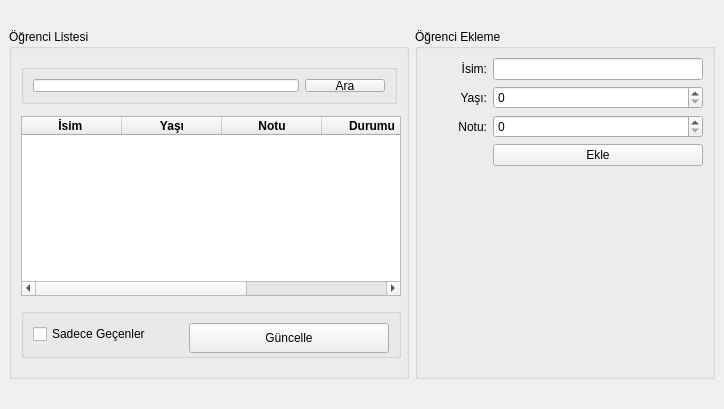
<?xml version="1.0" encoding="UTF-8"?>
<ui version="4.0">
 <class>MainWindow</class>
 <widget class="QMainWindow" name="MainWindow">
  <property name="geometry">
   <rect>
    <x>0</x>
    <y>0</y>
    <width>724</width>
    <height>409</height>
   </rect>
  </property>
  <property name="windowTitle">
   <string>MainWindow</string>
  </property>
  <widget class="QWidget" name="centralwidget">
   <layout class="QGridLayout" name="gridLayout">
    <item row="0" column="1">
     <widget class="QGroupBox" name="ogrenciEkleBox">
      <property name="minimumSize">
       <size>
        <width>300</width>
        <height>350</height>
       </size>
      </property>
      <property name="maximumSize">
       <size>
        <width>300</width>
        <height>350</height>
       </size>
      </property>
      <property name="title">
       <string>Öğrenci Ekleme </string>
      </property>
      <layout class="QFormLayout" name="formLayout">
       <item row="0" column="0">
        <widget class="QLabel" name="lbl_isim">
         <property name="minimumSize">
          <size>
           <width>60</width>
           <height>0</height>
          </size>
         </property>
         <property name="text">
          <string>İsim:</string>
         </property>
         <property name="alignment">
          <set>Qt::AlignRight|Qt::AlignTrailing|Qt::AlignVCenter</set>
         </property>
        </widget>
       </item>
       <item row="0" column="1">
        <widget class="QLineEdit" name="txt_isim"/>
       </item>
       <item row="1" column="0">
        <widget class="QLabel" name="lbl_yas">
         <property name="minimumSize">
          <size>
           <width>60</width>
           <height>0</height>
          </size>
         </property>
         <property name="text">
          <string>Yaşı:</string>
         </property>
         <property name="alignment">
          <set>Qt::AlignRight|Qt::AlignTrailing|Qt::AlignVCenter</set>
         </property>
        </widget>
       </item>
       <item row="1" column="1">
        <widget class="QSpinBox" name="txt_yas">
         <property name="maximum">
          <number>200</number>
         </property>
        </widget>
       </item>
       <item row="2" column="0">
        <widget class="QLabel" name="lbl_not">
         <property name="minimumSize">
          <size>
           <width>60</width>
           <height>0</height>
          </size>
         </property>
         <property name="text">
          <string>Notu:</string>
         </property>
         <property name="alignment">
          <set>Qt::AlignRight|Qt::AlignTrailing|Qt::AlignVCenter</set>
         </property>
        </widget>
       </item>
       <item row="2" column="1">
        <widget class="QSpinBox" name="txt_not">
         <property name="maximum">
          <number>100</number>
         </property>
        </widget>
       </item>
       <item row="3" column="1">
        <widget class="QPushButton" name="btn_ekle">
         <property name="text">
          <string>Ekle</string>
         </property>
        </widget>
       </item>
      </layout>
     </widget>
    </item>
    <item row="0" column="0">
     <widget class="QGroupBox" name="ogrencListeBox">
      <property name="enabled">
       <bool>true</bool>
      </property>
      <property name="minimumSize">
       <size>
        <width>400</width>
        <height>350</height>
       </size>
      </property>
      <property name="maximumSize">
       <size>
        <width>400</width>
        <height>350</height>
       </size>
      </property>
      <property name="title">
       <string>Öğrenci Listesi</string>
      </property>
      <layout class="QVBoxLayout" name="verticalLayout">
       <item>
        <widget class="QGroupBox" name="aramaBox">
         <property name="maximumSize">
          <size>
           <width>16777215</width>
           <height>40</height>
          </size>
         </property>
         <property name="title">
          <string/>
         </property>
         <layout class="QHBoxLayout" name="horizontalLayout">
          <item>
           <widget class="QLineEdit" name="txt_arama"/>
          </item>
          <item>
           <widget class="QPushButton" name="btn_arama">
            <property name="text">
             <string>Ara</string>
            </property>
           </widget>
          </item>
         </layout>
        </widget>
       </item>
       <item>
        <widget class="QTableWidget" name="tbl_liste">
         <property name="minimumSize">
          <size>
           <width>380</width>
           <height>150</height>
          </size>
         </property>
         <property name="maximumSize">
          <size>
           <width>350</width>
           <height>180</height>
          </size>
         </property>
         <property name="autoFillBackground">
          <bool>false</bool>
         </property>
         <property name="styleSheet">
          <string notr="true"/>
         </property>
         <property name="autoScrollMargin">
          <number>16</number>
         </property>
         <property name="dragEnabled">
          <bool>false</bool>
         </property>
         <property name="sortingEnabled">
          <bool>true</bool>
         </property>
         <attribute name="horizontalHeaderShowSortIndicator" stdset="0">
          <bool>true</bool>
         </attribute>
         <attribute name="verticalHeaderShowSortIndicator" stdset="0">
          <bool>false</bool>
         </attribute>
         <column>
          <property name="text">
           <string>İsim </string>
          </property>
          <property name="font">
           <font>
            <weight>75</weight>
            <italic>false</italic>
            <bold>true</bold>
            <underline>false</underline>
            <strikeout>false</strikeout>
            <stylestrategy>PreferAntialias</stylestrategy>
            <kerning>false</kerning>
           </font>
          </property>
         </column>
         <column>
          <property name="text">
           <string>Yaşı</string>
          </property>
          <property name="font">
           <font>
            <weight>75</weight>
            <bold>true</bold>
           </font>
          </property>
         </column>
         <column>
          <property name="text">
           <string>Notu</string>
          </property>
          <property name="font">
           <font>
            <weight>75</weight>
            <bold>true</bold>
           </font>
          </property>
         </column>
         <column>
          <property name="text">
           <string>Durumu</string>
          </property>
          <property name="font">
           <font>
            <weight>75</weight>
            <bold>true</bold>
           </font>
          </property>
         </column>
         <column>
          <property name="text">
           <string>Karesi</string>
          </property>
          <property name="font">
           <font>
            <weight>75</weight>
            <bold>true</bold>
           </font>
          </property>
         </column>
        </widget>
       </item>
       <item>
        <widget class="QGroupBox" name="guncelleBox">
         <property name="minimumSize">
          <size>
           <width>380</width>
           <height>0</height>
          </size>
         </property>
         <property name="maximumSize">
          <size>
           <width>380</width>
           <height>50</height>
          </size>
         </property>
         <property name="toolTip">
          <string/>
         </property>
         <property name="statusTip">
          <string/>
         </property>
         <property name="title">
          <string/>
         </property>
         <layout class="QHBoxLayout" name="horizontalLayout_2">
          <item>
           <widget class="QCheckBox" name="cb_gecenler">
            <property name="text">
             <string>Sadece Geçenler</string>
            </property>
           </widget>
          </item>
          <item>
           <widget class="QPushButton" name="btn_guncelle">
            <property name="minimumSize">
             <size>
              <width>200</width>
              <height>30</height>
             </size>
            </property>
            <property name="text">
             <string>Güncelle</string>
            </property>
           </widget>
          </item>
         </layout>
        </widget>
       </item>
      </layout>
     </widget>
    </item>
   </layout>
  </widget>
 </widget>
 <resources/>
 <connections/>
</ui>
